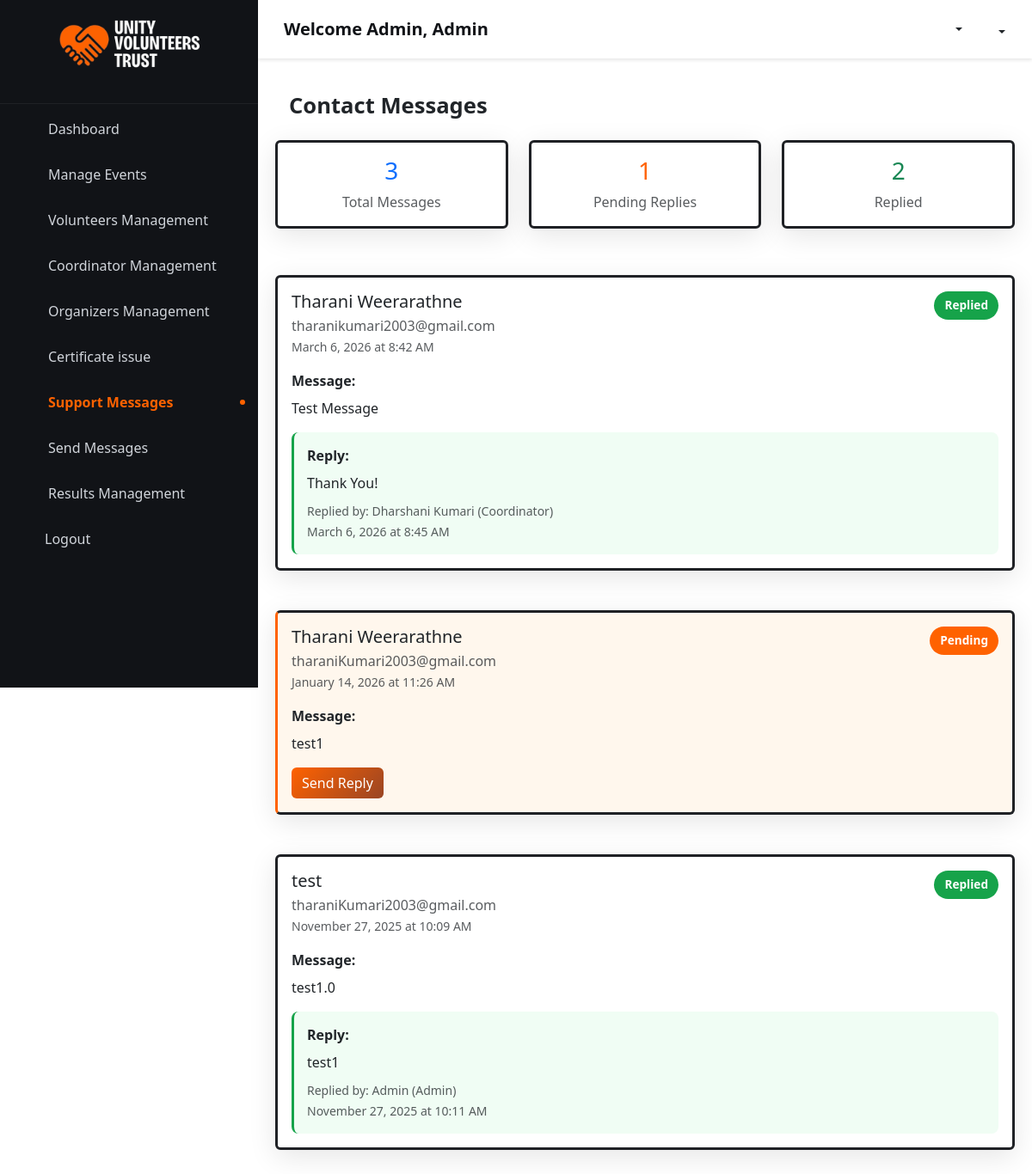
The page /presentation/view_messages.php (signed in) on the database its author committed.
### tables this page shows
CREATE TABLE IF NOT EXISTS `contact_messages` (
  `messageId` int NOT NULL AUTO_INCREMENT,
  `senderName` varchar(100) NOT NULL,
  `senderEmail` varchar(100) NOT NULL,
  `message` text NOT NULL,
  `status` enum('pending','replied','archived') DEFAULT 'pending',
  `createdAt` timestamp NULL DEFAULT CURRENT_TIMESTAMP,
  `repliedBy` int DEFAULT NULL,
  `replyMessage` text,
  `repliedAt` timestamp NULL DEFAULT NULL,
  PRIMARY KEY (`messageId`),
  KEY `idx_status` (`status`),
  KEY `idx_created` (`createdAt`),
  KEY `idx_email` (`senderEmail`),
  KEY `repliedBy` (`repliedBy`)
);

CREATE TABLE IF NOT EXISTS `users` (
  `userId` int NOT NULL AUTO_INCREMENT,
  `name` varchar(100) NOT NULL,
  `email` varchar(100) NOT NULL,
  `password` varchar(255) NOT NULL,
  `telephoneNo` varchar(20) DEFAULT NULL,
  `location` varchar(100) DEFAULT NULL,
  `gender` enum('Male','Female','Other','Prefer not to say') NOT NULL,
  `role` enum('Volunteer','Admin','Coordinator','Organizer','Volunteer+Organizer') DEFAULT 'Volunteer',
  PRIMARY KEY (`userId`),
  UNIQUE KEY `email` (`email`)
);

### business_logic/ContactMessageLogic.php (called while the page is built, shortened)
<?php
require_once __DIR__ . '/../data_access/ContactMessageData.php';
class ContactMessageLogic {
    private $contactMessageData;
    public function __construct($conn) {
        $this->contactMessageData = new ContactMessageData($conn);
    }
    public function getAllMessages() {
        return $this->contactMessageData->getAllMessages();
    }
    public function getPendingCount() {
        return $this->contactMessageData->getMessageCountByStatus('pending');
    }
}
?>

### data_access/ContactMessageData.php (called while the page is built, shortened)
<?php
class ContactMessageData {
    private $conn;
    public function __construct($conn) {
        $this->conn = $conn;
    }
    public function getAllMessages() {
        $query = "SELECT
                    cm.messageId,
                    cm.senderName,
                    cm.senderEmail,
                    cm.message,
                    cm.status,
                    cm.createdAt,
                    cm.replyMessage,
                    cm.repliedAt,
                    u.name as repliedByName,
                    u.role as repliedByRole
                FROM contact_messages cm
                LEFT JOIN users u ON cm.repliedBy = u.userId
                ORDER BY cm.createdAt DESC";
        $result = $this->conn->query($query);
        $messages = [];
        if ($result && $result->num_rows > 0) {
            while ($row = $result->fetch_assoc()) {
                $messages[] = $row;
            }
        }
        return $messages;
    }
    public function getMessageCountByStatus($status) {
        $stmt = $this->conn->prepare("SELECT COUNT(*) as count FROM contact_messages WHERE status = ?");
        $stmt->bind_param("s", $status);
        $stmt->execute();
        $result = $stmt->get_result();
        $row = $result->fetch_assoc();
        return $row['count'];
    }
}
?>

### presentation/view_messages.php (the view, shortened to what this page needs)
<?php
require_once __DIR__ . '/../data_access/db.php';
require_once __DIR__ . '/../business_logic/ContactMessageLogic.php';
$name = $_SESSION['name'];
$role = $_SESSION['role'] ?? '';
$contactLogic = new ContactMessageLogic($conn);
$messages = $contactLogic->getAllMessages();
$pendingCount = $contactLogic->getPendingCount();
?>
<!DOCTYPE html>
<html lang="en">
<head>
    <link rel="stylesheet" href="../assets/css/a9.css">
    <link href="https://cdn.jsdelivr.net/npm/bootstrap@5.3.0/dist/css/bootstrap.min.css" rel="stylesheet">
    <link href="https://cdn.jsdelivr.net/npm/remixicon@3.5.0/fonts/remixicon.css" rel="stylesheet">
</head>
<body>
<nav class="sidebar" id="sidebar">
    <div class="sidebar-logo">
        <img src="../assets/images/logo.png" alt="Logo" class="logo-img">
    </div>
    <div class="nav-items">
        <?php if ($role === 'Admin'): ?>
            <div class="nav-item">
            <a href="admin_dashboard.php">
                <span>Dashboard</span>
            </a>
        </div>
        <?php endif; ?>
        <div class="nav-item">
            <a href="events.php">
                <span>Manage Events</span>
            </a>
        </div>
        <?php if ($role === 'Admin' || $role === 'Coordinator'): ?>
            <div class="nav-item">
                <a href="volunteer_management.php">
                    <span>Volunteers Management</span>
                </a>
            </div>
        <?php endif; ?>
        <?php if ($role === 'Admin'): ?>
        <div class="nav-item">
                <a href="coordinator_management.php">
                    <span>Coordinator Management</span>
                </a>
        </div>
        <?php endif; ?>
        <?php if ($role === 'Admin'): ?>
            <div class="nav-item">
                <a href="organizer_requests.php">
                    <span>Organizers Management</span>
                </a>
            </div>
        <?php endif; ?>
        <?php if ($role === 'Admin'): ?>
            <div class="nav-item">
                <a href="issue_certificates.php">
                    <span>Certificate issue</span>
                </a>
            </div>
        <?php endif; ?>
        <?php if ($role === 'Admin' || $role === 'Coordinator'): ?>
         <div class="nav-item">
            <a href="view_messages.php" class="active">
                <span>Support Messages</span>
            </a>
        </div>
        <?php endif; ?>
        <div class="nav-item">
            <a href="send_message.php">
                <span>Send Messages</span>
            </a>
        </div>
        <div class="nav-item">
            <a href="results_management.php">
                <span>Results Management</span>
            </a>
        </div>
        <div class="nav-item">
            <a href="logout.php">
                <span>Logout</span>
            </a>
        </div>
    </div>
</nav>
    <div class="main-content" id="mainContent">
        <header class="top-header">
            <div class="welcome-text">
                Welcome <?php echo htmlspecialchars($role); ?>, <?php echo htmlspecialchars($name); ?>
            </div>
            <div class="header-actions">
               <div class="dropdown me-3">
                    <button class="btn p-0 dropdown-toggle" type="button" data-bs-toggle="dropdown">
                    </button>
                </div>
                <div class="dropdown">
                    <button class="btn p-0 dropdown-toggle" type="button" data-bs-toggle="dropdown">
                    </button>
                </div>
            </div>
        </header>
    <div class="container1">
        <h1 class="text-left page-title mb-4">
                Contact Messages
            <div class="row mb-4">
                <div class="col-md-4">
                    <div class="card text-center">
                        <div class="card-body">
                            <h3 class="text-primary"><?php echo count($messages); ?></h3>
                            <p class="text-muted mb-0">Total Messages</p>
                        </div>
                    </div>
                </div>
                <div class="col-md-4">
                    <div class="card text-center">
                        <div class="card-body">
                            <h3 style="color: #ff6200;"><?php echo $pendingCount; ?></h3>
                            <p class="text-muted mb-0">Pending Replies</p>
                        </div>
                    </div>
                </div>
                <div class="col-md-4">
                    <div class="card text-center">
                        <div class="card-body">
                            <h3 class="text-success"><?php echo count($messages) - $pendingCount; ?></h3>
                            <p class="text-muted mb-0">Replied</p>
                        </div>
                    </div>
                </div>
            </div>
            <div class="row">
                <?php if (empty($messages)): ?>
                    <div class="col-12">
                        <div class="card">
                            <div class="card-body text-center py-5">
                                <i class="fas fa-inbox fa-4x text-muted mb-3"></i>
                                <h5 class="text-muted">No messages yet</h5>
                                <p class="text-muted">Messages from the contact form will appear here</p>
                            </div>
                        </div>
                    </div>
                <?php else: ?>
                    <?php foreach ($messages as $msg): ?>
                        <div class="col-12 mb-3">
                            <div class="card message-card <?php echo $msg['status']; ?>">
                                <div class="card-body">
                                    <div class="d-flex justify-content-between align-items-start mb-3">
                                        <div>
                                            <h5 class="mb-1">
                                                <?php echo htmlspecialchars($msg['senderName']); ?>
                                            </h5>
                                            <p class="text-muted mb-0">
                                                <?php echo htmlspecialchars($msg['senderEmail']); ?>
                                            </p>
                                            <small class="text-muted">
                                                <?php echo date('F j, Y \a\t g:i A', strtotime($msg['createdAt'])); ?>
                                            </small>
                                        </div>
                                        <span class="status-badge status-<?php echo $msg['status']; ?>">
                                            <?php echo ucfirst($msg['status']); ?>
                                        </span>
                                    </div>
                                    <div class="mb-3">
                                        <strong class="d-block mb-2">Message:</strong>
                                        <p class="mb-0"><?php echo nl2br(htmlspecialchars($msg['message'])); ?></p>
                                    </div>
                                    <?php if ($msg['status'] === 'replied'): ?>
                                        <div class="reply-section">
                                            <strong class="d-block mb-2">
                                                <i class="fas fa-reply"></i> Reply:
                                            </strong>
                                            <p class="mb-2"><?php echo nl2br(htmlspecialchars($msg['replyMessage'])); ?></p>
                                            <small class="text-muted">
                                                <i class="fas fa-user"></i> Replied by: <?php echo htmlspecialchars($msg['repliedByName']); ?> (<?php echo htmlspecialchars($msg['repliedByRole']); ?>)
                                                <br>
                                                <i class="fas fa-clock"></i> <?php echo date('F j, Y \a\t g:i A', strtotime($msg['repliedAt'])); ?>
                                            </small>
                                        </div>
                                    <?php else: ?>
                                        <button class="btn btn-primary" data-bs-toggle="modal" data-bs-target="#replyModal<?php echo $msg['messageId']; ?>">
                                            <i class="fas fa-reply"></i> Send Reply
                                        </button>
                                    <?php endif; ?>
                                </div>
                            </div>
                        </div>
                    <?php endforeach; ?>
                <?php endif; ?>
            </div>
        </div>
    </div>
</body>
</html>

### assets/css/a9.css (style rules this page uses)
:root { --primary-color: #ff6200; --primary-color-dark: #994524; --dark-color: #111317; --dark-light: #1f2125; --text-light: #d1d5db; --background-color: #e7e7e7; --white: #ffffff; }
* { margin: 0; padding: 0; box-sizing: border-box; }
body { font-family: 'Segoe UI', Tahoma, Geneva, Verdana, sans-serif; background-color: var(--background-color); }
.sidebar { position: fixed; left: 0; top: 0; height: 100vh; width: 300px; background-color: var(--dark-color); padding: 20px 0; z-index: 1000; overflow-y: auto; transition: transform 0.3s ease; }
.sidebar-logo { padding: 0 20px 30px; text-align: center; border-bottom: 1px solid var(--dark-light); }
.sidebar-logo img { width: 170px; height: 60px; border-radius: 10px; margin-bottom: 10px; object-fit: cover; }
.nav-item { margin: 5px 0; }
.nav-item a { color: var(--text-light); text-decoration: none; padding: 12px 20px; display: flex; align-items: center; transition: all 0.3s; }
.nav-item a.active { color: var(--primary-color); position: relative; font-weight: 700; }
.nav-item a.active::after { content: ''; position: absolute; top: 50%; right: 15px; transform: translateY(-50%); width: 6px; height: 6px; background: var(--primary-color); border-radius: 50%; animation: blink 2s infinite; }
.main-content { margin-left: 300px; min-height: 100vh; transition: margin-left 0.3s ease; }
.top-header { background-color: var(--white); padding: 15px 30px; display: flex; justify-content: space-between; align-items: center; box-shadow: 0 2px 4px rgba(0,0,0,0.1); position: sticky; top: 0; z-index: 999; }
.welcome-text { font-size: 20px; font-weight: 600; color: var(--dark-color); display: flex; align-items: center; }
.header-actions { display: flex; align-items: center; gap: 20px; }
.dropdown-toggle::after { display: none; }
.container1 { max-width: 1200px; margin: 20px auto 0; min-height: 100vh; padding: 20px; }
.card { border: 3px solid #1f2125 !important; border-radius: 7px 7px 16px 16px; box-shadow: 0 8px 32px rgba(0, 0, 0, 0.1); margin-bottom: 30px !important; backdrop-filter: blur(10px); background: rgba(255, 255, 255, 0.95); }
.btn-primary { background: linear-gradient(135deg, #ff6200 0%, #994524 100%); border: none !important; border-radius: 12px; padding: 12px 24px; font-weight: 500; transition: all 0.3s cubic-bezier(0.4, 0, 0.2, 1); }
html { scrollbar-width: thin; scrollbar-color: #cf7035 #000000; }
.page-title { margin-bottom: 3rem; font-size: 1.6rem; font-weight: 700; color: var(----dark-light) !important }
.page-title::before { content: ''; position: absolute; top: 0; left: -100%; width: 100%; height: 100%; background: linear-gradient(90deg, transparent, rgba(255,255,255,0.1), transparent); transition: left 0.5s; }
.message-card { border-left: 4px solid #e5e7eb; transition: all 0.3s ease; }
.message-card.pending { border-left-color: #ff6200 !important; background-color: #fff7ed !important; }
.message-card.replied { border-left-color: #16a34a; }
.status-badge { padding: 6px 12px; border-radius: 20px; font-size: 0.85rem; font-weight: 600; }
.status-pending { background-color: #ff6200; color: white; }
.status-replied { background-color: #16a34a; color: white; }
.reply-section { background-color: #f0fdf4; border-left: 3px solid #16a34a; padding: 15px; margin-top: 15px; border-radius: 8px; }
.nav-item:nth-child(7) a { position: relative; }
:root { --orange-primary: #ff6b2b; --orange-secondary: #ff8c5a; --orange-dark: #e54c1e; --black-primary: #1a1a1a; --black-secondary: #2d2d2d; --black-tertiary: #404040; --gray-light: #f5f5f5; }

### rows shown on the page
contact_messages: senderName "Tharani Weerarathne", senderEmail "tharanikumari2003@gmail.com", createdAt "March 6, 2026 at 8:42 AM", status "Replied", message "Test Message", replyMessage "Thank You!", users.name "Dharshani Kumari", users.role "Coordinator", repliedAt "March 6, 2026 at 8:45 AM"
contact_messages: senderName "Tharani Weerarathne", senderEmail "tharaniKumari2003@gmail.com", createdAt "January 14, 2026 at 11:26 AM", status "Pending", message "test1"
contact_messages: senderName "test", senderEmail "tharaniKumari2003@gmail.com", createdAt "November 27, 2025 at 10:09 AM", status "Replied", message "test1.0", replyMessage "test1", users.name "Admin", users.role "Admin", repliedAt "November 27, 2025 at 10:11 AM"

### other values the page prints
$role "Admin"
$name "Admin"
count($messages) "3"
$pendingCount "1"
count($messages) - $pendingCount "2"
